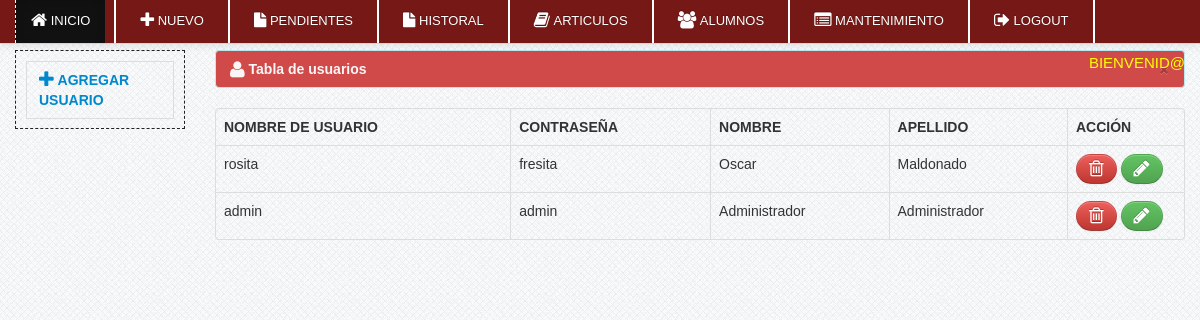
Page /sistema/usuarios.php (signed in) on the committed database.
### tables this page shows
CREATE TABLE `usuarios` (
  `user_id` int(11) NOT NULL,
  `username` varchar(100) NOT NULL,
  `password` varchar(100) NOT NULL,
  `nombre` varchar(100) NOT NULL,
  `apellido` varchar(100) NOT NULL
);

### sistema/usuarios.php (the view, shortened to what this page needs)
<?php include('header.php'); ?>
<?php include('navbar_dashboard.php'); ?>
    <div class="container">
		<div class="margin-top">
			<div class="row">
			<div class="span2">
										<ul class="nav nav-tabs nav-stacked">
											<li>
											<a href="#add_user" data-toggle="modal" ><i class="icon-plus icon-large"></i>&nbsp;<strong>Agregar usuario</strong></a>
											</li>
										</ul>
			</div>
			<div class="span10">
                            <table cellpadding="0" cellspacing="0" border="0" class="table  table-bordered" id="example">
                                <div class="alert alert-info">
                                    <button type="button" class="close" data-dismiss="alert">&times;</button>
                                    <strong><i class="icon-user icon-large"></i>&nbsp;Tabla de usuarios</strong>
                                </div>
                                <thead>
                                    <tr>
                                        <th>Nombre de usuario</th>
                                        <th>Contraseña</th>
                                        <th>Nombre</th>
                                        <th>Apellido</th>
                                        <th>Acción</th>
                                    </tr>
                                </thead>
                                <tbody>
                                  <?php $user_query=mysql_query("select * from usuarios")or die(mysql_error());
									while($row=mysql_fetch_array($user_query)){
									$id=$row['user_id']; ?>
									 <tr class="del<?php echo $id ?>">
                                    <td><?php echo $row['username']; ?></td>
                                    <td><?php echo $row['password']; ?></td>
                                    <td><?php echo $row['nombre']; ?></td>
                                    <td><?php echo $row['apellido']; ?></td>
                                    <td width="100">
                                        <a rel="tooltip"  title="Borrar" id="<?php echo $id; ?>"  href="#borrar_usuario<?php echo $id; ?>" data-toggle="modal"  class="btn btn-danger"><i class="icon-trash icon-large"></i></a>
										<a rel="tooltip"  title="Editar" id="e<?php echo $id; ?>" href="#edit<?php echo $id; ?>" data-toggle="modal" class="btn btn-success"><i class="icon-pencil icon-large"></i></a>
									</td>
                                    </tr>
									<?php } ?>
                                </tbody>
                            </table>
			</div>
			</div>
		</div>
    </div>
<?php include('footer.php') ?>

### css/docs.css (style rules this page uses)
body { font-family:'TR Century Gothic',Helvetica,Arial,sans-serif !important; }
.btn { border-radius: 25px !important; }
.alert { text-shadow: none; }
.nav-tabs, .nav-pills { border: 1px dashed #222 !important; padding: 10px; }
th { text-transform:uppercase; }
.nav li a { text-transform:uppercase; }
.margin-top { margin-top:50px; }
body { background: url(../img/grid_noise.png); position: relative; }

### css/print.css (style rules this page uses)
th { text-align:left; }
td { text-align:left; border-top:1px solid; padding:2px; }
.btn { display:none; }
.alert { display:none; }
body { font-family:arial; font-size:13px; }
.nav { display:none; }

### rows in the picture
usuarios: username "rosita", password "fresita", nombre "Oscar", apellido "Maldonado"
usuarios: username "admin", password "admin", nombre "Administrador", apellido "Administrador"
